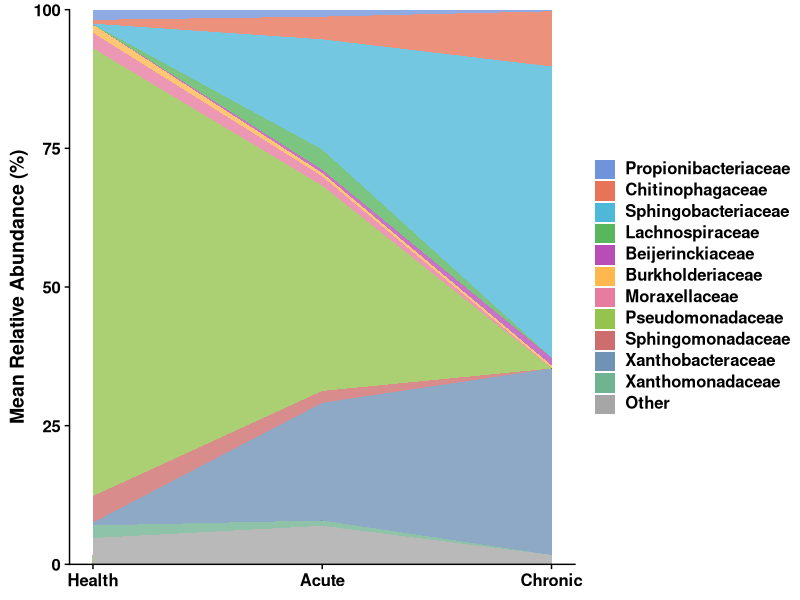
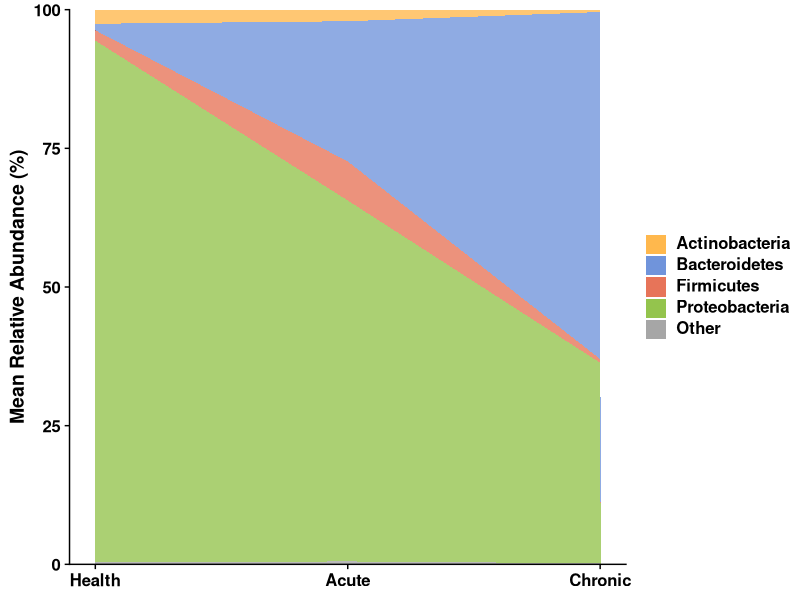
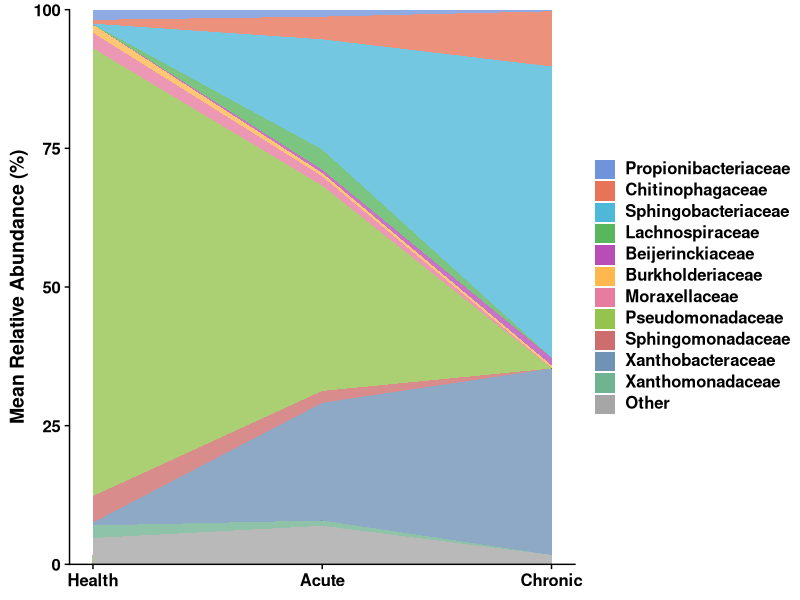
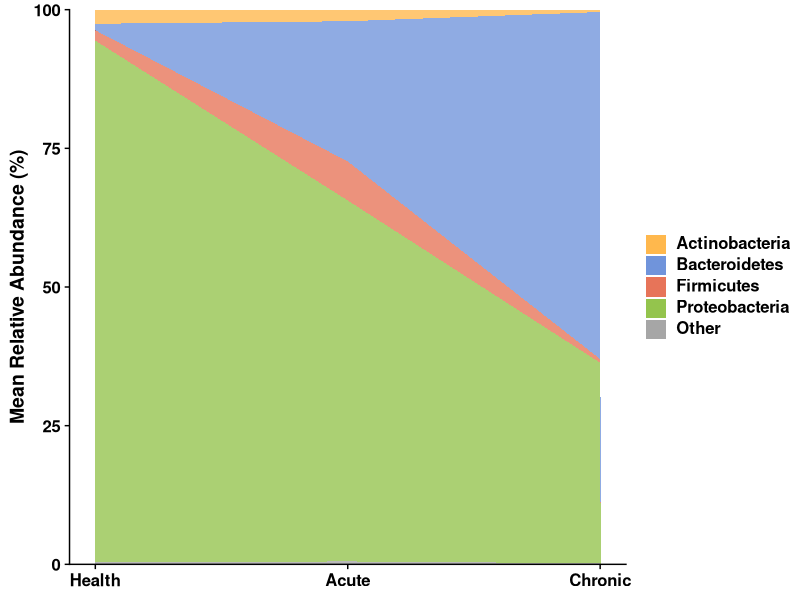

R code for these plots, in order:
library(ggtext)
library(tidyverse)
library(readxl)
library(RColorBrewer)
library(ggplot2)
library(cowplot)
library(tidyr)
library(stringr)
library(forcats)
library(ggthemes)
library(scales)




## get metadata
metadata <- read_delim("data/metadata.txt")

## get feature table and assign taxonomy as rownames
orig.table <- read_delim("data/feature_table.1488.txt", col_types = NULL) %>% 
  as.data.frame()
head(orig.table)

## Filter down metadata to points of interest
metadata.filtered <- metadata %>% 
  filter(Time_Point == 0 |
           Time_Point == 6 |
           Time_Point == 36) %>% 
  select(-Count)

table <- orig.table %>% 
  rownames_to_column("ASV")

taxonomy <- table %>% select(ASV, featureid) %>% 
  separate(featureid,
           into = c("Kingdom", "Phylum", "Class", "Order", "Family", "Genus"),
           sep = ";",
           fill = "right")

table.counts <- table %>% 
  select(ASV, metadata.filtered$sampleid) %>% 
  pivot_longer(-c(ASV),
               names_to = "sampleid",
               values_to = "Count")

table.rel.abund <- inner_join(metadata.filtered, table.counts, by = "sampleid") %>% 
  inner_join(., taxonomy, by = "ASV") %>% 
  group_by(sampleid) %>% 
  mutate(rel_abund = Count / sum(Count)) %>% 
  ungroup() %>% 
  pivot_longer(cols = c("Kingdom", "Phylum", "Class", "Order", "Family", "Genus"),
               names_to = "level",
               values_to = "taxon")


## Plotting Group by phylum


#rel_abund_plot_family <- function(sample, other_level) {

  bal.table.mean <- table.rel.abund %>% filter(Sample == "BAL") %>% 
    filter(level == "Family",) %>%
   mutate(taxon = gsub("D_4__", "", taxon)) %>% 
           # taxon = str_replace(taxon,
           #                    "^(\\S*)$","__*\\1*__")) %>% 
    group_by(Time_Point, sampleid, taxon) %>% 
    summarise(rel_abund = sum(rel_abund), .groups = "drop") %>% 
    group_by(Time_Point, taxon) %>% 
    summarise(mean_rel_abund = 100*mean(rel_abund), .groups = "drop")
unique(bal.table.mean$taxon)
  taxon.pool <- bal.table.mean %>% 
    group_by(taxon) %>% 
    summarise(pool = max(mean_rel_abund) < 1, .groups = "drop")

  bal.table <- inner_join(bal.table.mean, taxon.pool, by = "taxon") %>% 
    mutate(taxon = if_else(pool, "Other", taxon)) %>% 
    group_by(Time_Point, taxon) %>% 
    summarise(mean_rel_abund = sum(mean_rel_abund)) %>% 
    mutate(order = case_when(Time_Point == 0 ~ 1,
                             Time_Point == 6 ~ 2,
                             Time_Point == 36 ~ 3))

  time = bal.table$order
  value = bal.table$mean_rel_abund
  taxon = bal.table$taxon

df <- data.frame(time, value, taxon)



# Gather all of the family to be plotted and group by phylum
#https://stackoverflow.com/questions/62627480/how-to-creat-a-bar-graph-of-microbiota-data-with-one-color-for-higher-taxonomic
phylums <- c('Actinobacteria','Bacteroidetes','Firmicutes', "Proteobacteria")

proteobacteria <- c("Beijerinckiaceae", "Pseudomonadaceae",
                    "Xanthobacteraceae", "Burkholderiaceae",
                    "Moraxellaceae", "Xanthomonadaceae",
                    "Sphingomonadaceae")
bacteroidetes <- c("Sphingobacteriaceae","Chitinophagaceae")  
actinobacteria <- c("Propionibacteriaceae")
firmicutes <- c("Lachnospiraceae")

df <- df %>% 
  mutate(family = gsub("__\\*",  "", taxon),
         family = gsub("\\*__", "", family),
         phylum = case_when(family %in% proteobacteria ~ "Proteobacteria",
                            family %in% bacteroidetes ~ "Bacteroidetes",
                            family %in% actinobacteria ~ "Actinobacteria",
                            family %in% firmicutes ~ "Firmicutes", 
                            family == "Other" ~ "Other")) %>% 
  mutate(phylum=factor(phylum, levels=c(phylums, "Other")),
         family=fct_reorder(family, 10*as.integer(phylum) + grepl("Other", family)))


palette <- c("#3366cc","#dc3912" ,"#0099c6", 
         "#109618", "#990099", "#ff9900" ,
         "#dd4477", "#66aa00" ,"#b82e2e" ,
         "#316395", "#329262", "#808080")



  

df %>% 
    ggplot(., aes(x=time, y = ,value, fill = family)) +
    geom_area(aes(alpha = 0.5)) +
  scale_alpha(guide = "none")+

   scale_y_continuous(expand = c(0,0))+
   scale_fill_manual(name = NULL,
                    values = alpha(palette, 0.7)) +
  
    labs(x = NULL,
         y = "Mean Relative Abundance (%)") +
    scale_x_continuous(breaks = 1:3,
                      labels = paste0(c("Health",
                                        "Acute",
                                        "Chronic"))) +
    theme_cowplot() +
    theme(axis.text = element_text(face = "bold"),
         axis.title = element_text(face = "bold"),
        
         legend.title = element_blank(),
         legend.text = element_markdown(face = "bold"))



ggsave("plots/bal_rel_abund_family.png",
       dpi = 600,
       width = 6,
       height = 4,
       units = c("in"),
       bg = "white")

################## Phylum

bal.table.mean <- table.rel.abund %>% filter(Sample == "BAL") %>% 
  filter(level == "Phylum",) %>%
  mutate(taxon = gsub("D_1__", "", taxon)) %>% 
         # taxon = str_replace(taxon,
         #                     "^(\\S*)$","__*\\1*__")) %>% 
  group_by(Time_Point, sampleid, taxon) %>% 
  summarise(rel_abund = sum(rel_abund), .groups = "drop") %>% 
  group_by(Time_Point, taxon) %>% 
  summarise(mean_rel_abund = 100*mean(rel_abund), .groups = "drop")

taxon.pool <- bal.table.mean %>% 
  group_by(taxon) %>% 
  summarise(pool = max(mean_rel_abund) < 1, .groups = "drop")

bal.table <- inner_join(bal.table.mean, taxon.pool, by = "taxon") %>% 
  mutate(taxon = if_else(pool, "Other", taxon)) %>% 
  group_by(Time_Point, taxon) %>% 
  summarise(mean_rel_abund = sum(mean_rel_abund)) %>% 
  mutate(order = case_when(Time_Point == 0 ~ 1,
                           Time_Point == 6 ~ 2,
                           Time_Point == 36 ~ 3))

time = bal.table$order
value = bal.table$mean_rel_abund
taxon = bal.table$taxon


plot_color <- c("#ff9900","#3366cc","#dc3912", "#66aa00", "#808080")

data.frame(time, value, taxon) %>% 
  ggplot(., aes(x=time, y = value, fill = factor(taxon, levels = c("Actinobacteria",
                                                                   "Bacteroidetes",
                                                                   "Firmicutes",
                                                                   "Proteobacteria",
                                                                   "Other")))) +
  geom_area(aes(alpha = 0.5)) +
  scale_alpha(guide = "none")+
  
  scale_y_continuous(expand = c(0,0))+
  scale_fill_manual(name = NULL,
                    values = alpha(plot_color, 0.7)) +
  
  labs(x = NULL,
       y = "Mean Relative Abundance (%)") +
  scale_x_continuous(breaks = 1:3,
                     labels = paste0(c("Health",
                                       "Acute",
                                       "Chronic"))) +
  theme_cowplot() +
  theme(axis.text = element_text(face = "bold"),
        axis.title = element_text(face = "bold"),
        
        legend.title = element_blank(),
        legend.text = element_markdown(face = "bold")) 

ggsave("plots/bal_rel_abund_phylum.png",
       dpi = 600,
       width = 5.75,
       height = 4,
       units = c("in"),
       bg = "white")
